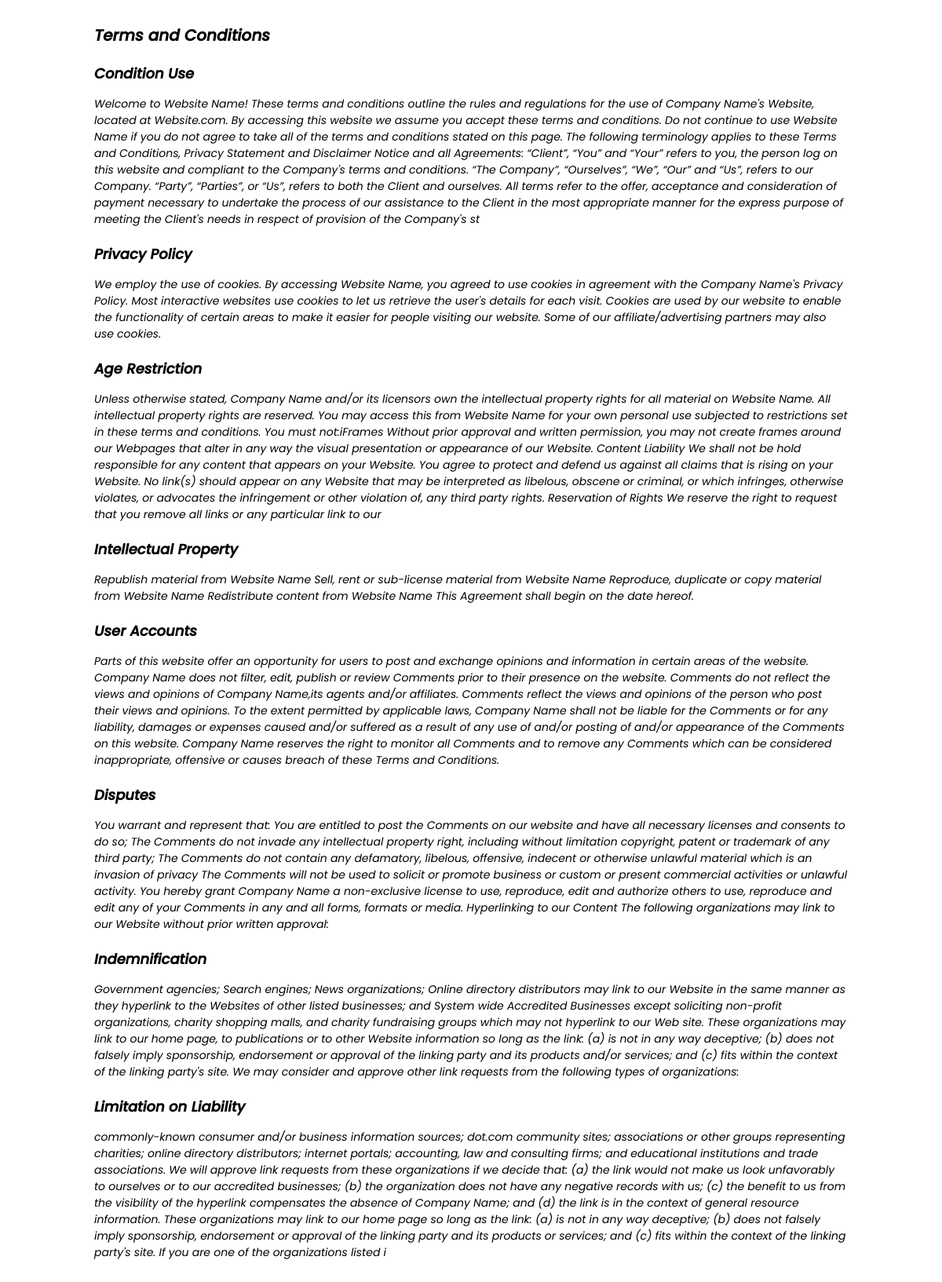
Screenshot of /term/ with the database file from the repository.
### website/models.py (models this page shows)
class Term_policy(models.Model):
    condition_use=models.CharField(max_length=1000)
    privacy_policy=models.CharField(max_length=1000)
    age_restriction=models.CharField(max_length=1000)
    intellectual_propertye=models.CharField(max_length=1000)
    user_accounts=models.CharField(max_length=1000)
    disputes=models.CharField(max_length=1000)
    indemnification=models.CharField(max_length=1000)
    limitation_on_liability=models.CharField(max_length=1000)

### website/views.py (the view)
# urls.py: path('term/', views.term,name='term'),
def term(request):
    tp=Term_policy.objects.all()
    return render(request,'website/term_poly.html',{'tp':tp})

### website/templates/website/term_poly.html (shortened to what this page needs)
<!DOCTYPE html>
<html lang="en">
{% load static %}
<head>
    <link rel="stylesheet" href="{% static 'website/css/custom.css' %}">
    <link rel="stylesheet" href="{% static 'website/css/media_768_1024.css' %}" as="style">
    <link rel="stylesheet" href="{% static 'website/css/media_320_767.css' %}" as="style">
</head>
<body>
    <div class="tern">
        <div class="term_condition">
            <h3 class='main_term'>Terms and Conditions</h3>
            <div class="Condition term_block">
                <h3>Condition Use</h3>
                {% for term in tp %}
                <p>{{term.condition_use}}</p>
                {% endfor  %}
            </div>
            <div class="Privacy term_block">
                <h3>Privacy Policy</h3>
                {% for term in tp %}
                <p>{{term.privacy_policy}}</p>
                {% endfor  %}
            </div>
            <div class="Age term_block">
                <h3>Age Restriction</h3>
                {% for term in tp %}
                <p>{{term.age_restriction}}</p>
                {% endfor  %}
            </div>
            <div class="Intellectual term_block">
                <h3>Intellectual Property</h3>
                {% for term in tp %}
                <p>{{term.intellectual_propertye}}</p>
                {% endfor  %}
            </div>
            <div class="Accounts term_block">
                <h3>User Accounts</h3>
                {% for term in tp %}
                <p>{{term.user_accounts}}</p>
                {% endfor  %}
            </div>
            <div class="Disputes term_block">
                <h3>Disputes</h3>
                {% for term in tp %}
                <p>{{term.disputes}}</p>
                {% endfor  %}
            </div>
            <div class="Indemnification term_block">
                <h3>Indemnification</h3>
                {% for term in tp %}
                <p>{{term.indemnification}}</p>
                {% endfor  %}
            </div>
            <div class="Limitation term_block">
                <h3>Limitation on Liability</h3>
                {% for term in tp %}
                <p>{{term.limitation_on_liability}}</p>
                {% endfor  %}
            </div>
        </div>
        </div>
</body>
</html>

### website/static/website/css/custom.css (style rules this page uses)
* { list-style: none; padding: 0; margin: 0; text-decoration: none; box-sizing: border-box; }
html { scroll-behavior: smooth; }
body { background-color: var(--body); }
h3 { font-size: 18px; font-family: h3; }
p { font-size: 14px; font-family: p; }
.tern { width: 80%; margin: auto; padding: 15px 0; }
.term_block { margin: 20px 0; }
.tern h3 { margin: 15px 0; }
.main_term { font-size: 20px; }

### website/static/website/css/color.css (style rules this page uses)
:root { --body:#ffffff; --theame1:#121212; --theame2:#c4956a; --theame3:#74512F; --heading:#3e3e45; --darkpara:#121212; --lightpara:#ffffff; --submit_btn:#3cb371; --white:#fff; }

### rows the page displays
Term_policy: condition_use "Welcome to Website Name! These terms and conditions outline the rules and regulations for the use of Company Name's Website, located at Website.com. By accessing this website we assume you accept these terms and conditions. Do not continue to use Website Name if you do not agree to take all of the terms and conditions stated on this page. The following terminology applies to these Terms and Conditions, Privacy Statement and Disclaimer Notice and all Agreements: “Client”, “You” and “Your” refers to you, the person log on this website and compliant to the Company's terms and conditions. “The Company”, “Ourselves”, “We”, “Our” and “Us”, refers to our Company. “Party”, “Parties”, or “Us”,…", privacy_policy "We employ the use of cookies. By accessing Website Name, you agreed to use cookies in agreement with the Company Name's Privacy Policy. Most interactive websites use cookies to let us retrieve the user's details for each visit. Cookies are used by our website to enable the functionality of certain areas to make it easier for people visiting our website. Some of our affiliate/advertising partners may also use cookies.", age_restriction "Unless otherwise stated, Company Name and/or its licensors own the intellectual property rights for all material on Website Name. All intellectual property rights are reserved. You may access this from Website Name for your own personal use subjected to restrictions set in these terms and conditions. You must not:iFrames Without prior approval and written permission, you may not create frames around our Webpages that alter in any way the visual presentation or appearance of our Website. Content Liability We shall not be hold responsible for any content that appears on your Website. You agree to protect and defend us against all claims that is rising on your Website. No link(s) should appear…", intellectual_propertye "Republish material from Website Name Sell, rent or sub-license material from Website Name Reproduce, duplicate or copy material from Website Name Redistribute content from Website Name This Agreement shall begin on the date hereof.", user_accounts "Parts of this website offer an opportunity for users to post and exchange opinions and information in certain areas of the website. Company Name does not filter, edit, publish or review Comments prior to their presence on the website. Comments do not reflect the views and opinions of Company Name,its agents and/or affiliates. Comments reflect the views and opinions of the person who post their views and opinions. To the extent permitted by applicable laws, Company Name shall not be liable for the Comments or for any liability, damages or expenses caused and/or suffered as a result of any use of and/or posting of and/or appearance of the Comments on this website. Company Name reserves the…", disputes "You warrant and represent that: You are entitled to post the Comments on our website and have all necessary licenses and consents to do so; The Comments do not invade any intellectual property right, including without limitation copyright, patent or trademark of any third party; The Comments do not contain any defamatory, libelous, offensive, indecent or otherwise unlawful material which is an invasion of privacy The Comments will not be used to solicit or promote business or custom or present commercial activities or unlawful activity. You hereby grant Company Name a non-exclusive license to use, reproduce, edit and authorize others to use, reproduce and edit any of your Comments in any…", indemnification "Government agencies; Search engines; News organizations; Online directory distributors may link to our Website in the same manner as they hyperlink to the Websites of other listed businesses; and System wide Accredited Businesses except soliciting non-profit organizations, charity shopping malls, and charity fundraising groups which may not hyperlink to our Web site. These organizations may link to our home page, to publications or to other Website information so long as the link: (a) is not in any way deceptive; (b) does not falsely imply sponsorship, endorsement or approval of the linking party and its products and/or services; and (c) fits within the context of the linking party's site.…", limitation_on_liability "commonly-known consumer and/or business information sources; dot.com community sites; associations or other groups representing charities; online directory distributors; internet portals; accounting, law and consulting firms; and educational institutions and trade associations. We will approve link requests from these organizations if we decide that: (a) the link would not make us look unfavorably to ourselves or to our accredited businesses; (b) the organization does not have any negative records with us; (c) the benefit to us from the visibility of the hyperlink compensates the absence of Company Name; and (d) the link is in the context of general resource information. These organizations…"
